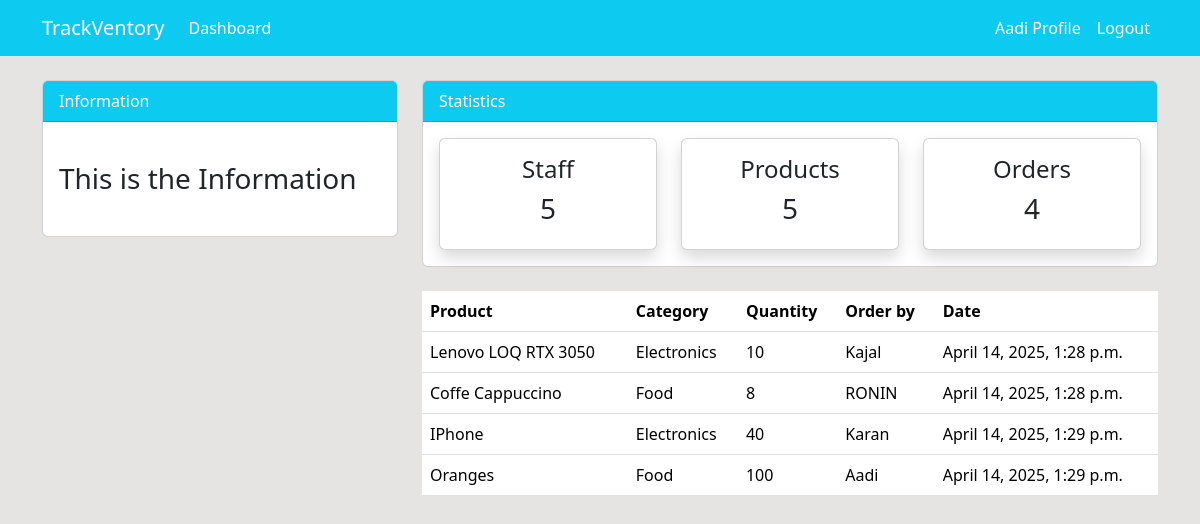
The app's page /order/ (signed in), older data.
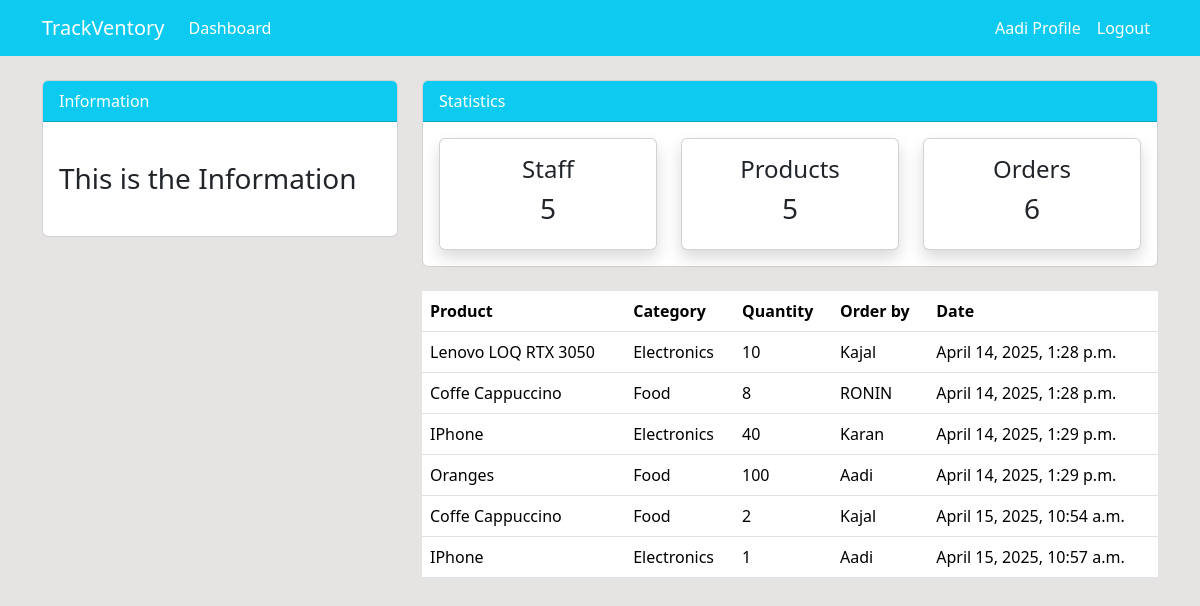
The same page, newer data.
### dashboard/models.py (models this page shows, shortened)
class Order(models.Model):
    product=models.ForeignKey(Product,on_delete=models.CASCADE,null=True)
    staff=models.ForeignKey(User,models.CASCADE,null=True)
    order_quantity=models.PositiveIntegerField(null=True)
    date=models.DateTimeField(auto_now_add=True)
    class Meta:
        verbose_name_plural='Order'

class Product(models.Model):
    name=models.CharField(max_length=100,null=True)
    category=models.CharField(max_length=20, choices=CATEGORY,null=True)
    quantity=models.PositiveIntegerField(null=True)
    class Meta:
        verbose_name_plural='Product'

### dashboard/views.py (the view)
# urls.py: path('order/',views.order,name='dashboard-order'),
@login_required
def order(request):
    orders=Order.objects.all()
    orders_count=orders.count()
    workers_count=User.objects.all().count()
    products_count=Product.objects.all().count()
    context={
        'orders':orders,
        'workers_count':workers_count,
        'products_count':products_count,
        'orders_count':orders_count,
    }
    return render(request,'dashboard/order.html',context)

### templates/dashboard/order.html (shortened to what this page needs)
{% extends 'partials/base.html' %}
{% block content %}
{% include 'partials/topnav.html' %}
<div class="container">
    <div class="row my-4">
        <div class="col-md-4">
        </div>
        <div class="col-md-8">
            <table class="table bg-white">
                <thead class="bg-info">
                    <tr class="text-white">
                        <th scope="col">Product</th>
                        <th scope="col">Category</th>
                        <th scope="col">Quantity</th>
                        <th scope="col">Order by</th>
                        <th scope="col">Date</th>
                    </tr>
                </thead>
                <tbody>
                    {% for orders in orders%}
                    <tr>
                        <td>{{orders.product.name}}</td>
                        <td>{{orders.product.category}}</td>
                        <td>{{orders.order_quantity}}</td>
                        <td>{{orders.staff.username}}</td>
                        <td>{{orders.date}}</td>
                    </tr>
                    {% endfor %}
                </tbody>
            </table>
        </div>
    </div>
</div>
{% endblock %}

Row changes from the older to the newer data that the page shows:
added Order: product.name "Coffe Cappuccino", product.category "Food", order_quantity "2", staff.username "Kajal", date "April 15, 2025, 10:54 a.m."
added Order: product.name "IPhone", product.category "Electronics", order_quantity "1", staff.username "Aadi", date "April 15, 2025, 10:57 a.m."
Text that changed along with them:
{{ orders_count }}: "4" → "6"
